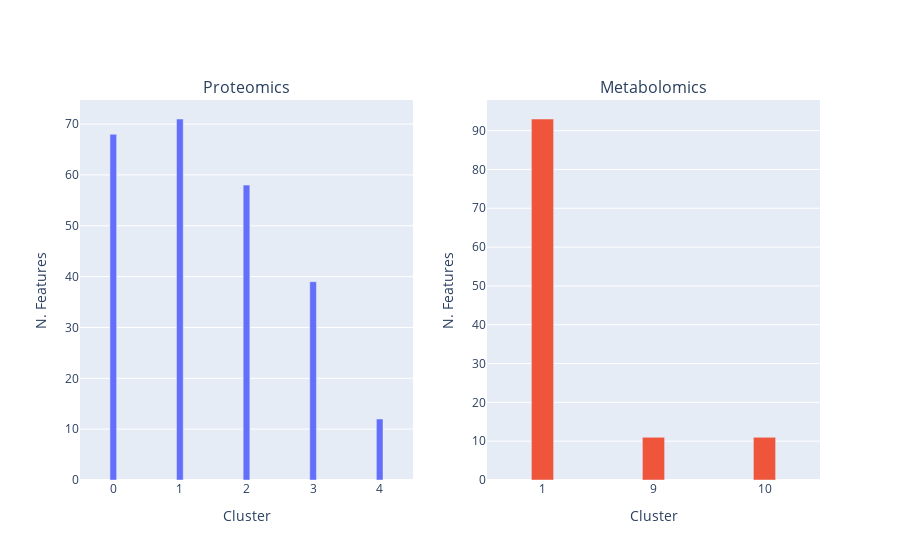

Source (notebook cell):
### Code cell
# Number of features per cluster

fig = make_subplots(rows=1, cols=2, subplot_titles=['Proteomics', 'Metabolomics'])
fig.add_trace(go.Bar(
    x=[str(i) for i in range(len(qqcom))],
    y=[len(i) for i in qqcom], width=0.1, showlegend=False
), row=1, col=1)

mmcl = [1,9,10]
fig.add_trace(go.Bar(
    x=[str(i) for i in range(len(mmcom)) if i in mmcl],
    y=[len(i) for n,i in enumerate(mmcom) if n in mmcl], width=0.2, showlegend=False
), row=1, col=2)
fig.update_xaxes(title='Cluster')
fig.update_yaxes(title='N. Features')

fig.show()
with open(file, 'a') as f:
    f.write(fig.to_html(full_html=False, include_plotlyjs='cdn', default_height='50%', default_width='80%'))

### Figure 1 — Plotly figure (JSON) as saved in the notebook; plotly's stock layout.template omitted (floating-point values rounded to 4 significant figures)
{"data": [{"showlegend": false, "type": "bar", "width": 0.1, "x": ["0", "1", "2", "3", "4"], "xaxis": "x", "y": [68, 71, 58, 39, 12], "yaxis": "y"}, {"showlegend": false, "type": "bar", "width": 0.2, "x": ["1", "9", "10"], "xaxis": "x2", "y": [93, 11, 11], "yaxis": "y2"}], "layout": {"annotations": [{"font": {"size": 16}, "showarrow": false, "text": "Proteomics", "x": 0.225, "xanchor": "center", "xref": "paper", "y": 1, "yanchor": "bottom", "yref": "paper"}, {"font": {"size": 16}, "showarrow": false, "text": "Metabolomics", "x": 0.775, "xanchor": "center", "xref": "paper", "y": 1, "yanchor": "bottom", "yref": "paper"}], "xaxis": {"anchor": "y", "domain": [0, 0.45], "title": {"text": "Cluster"}}, "xaxis2": {"anchor": "y2", "domain": [0.55, 1], "title": {"text": "Cluster"}}, "yaxis": {"anchor": "x", "domain": [0, 1], "title": {"text": "N. Features"}}, "yaxis2": {"anchor": "x2", "domain": [0, 1], "title": {"text": "N. Features"}}}}
